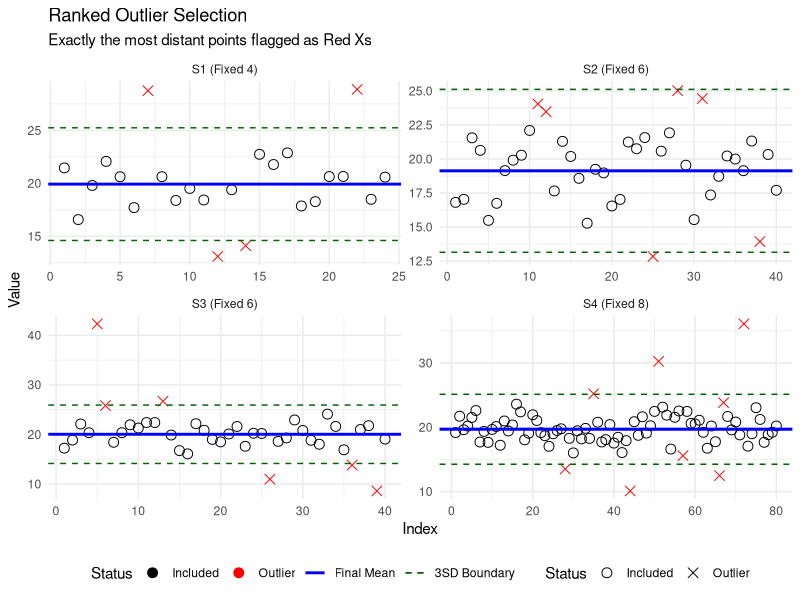

This chart was generated by the following R code:


if (!require("ggplot2")) install.packages("ggplot2")
if (!require("dplyr")) install.packages("dplyr")
library(ggplot2)
library(dplyr)

# --- 1. DATA ENTRY ---
s1 <- c(21.45377027, 16.57696716, 19.79551511, 22.06938602, 20.61887273, 17.70585979, 28.74612535, 20.62571719, 18.38100261, 19.51710592, 18.42543439, 13.09077742, 19.39311815, 14.11143168, 22.74059708, 21.77679126, 22.87676059, 17.86225908, 18.27024017, 20.63841348, 20.65038108, 28.87418638, 18.49014336, 20.58774293)
s2 <- c(16.81163256, 17.03464778, 21.55400705, 20.63570284, 15.48824866, 16.74535453, 19.14873664, 19.91236283, 20.27609595, 22.09716152, 24.04866520, 23.47648987, 17.65393535, 21.29476177, 20.18621752, 18.57852985, 15.28095298, 19.24368589, 18.98005591, 16.54914442, 17.03023002, 21.24478785, 20.75253182, 21.57413335, 12.83909492, 20.57645618, 21.92165042, 25.01754495, 19.54609907, 15.54577549, 24.44110848, 17.35674882, 18.72774350, 20.22043770, 19.99554643, 19.13958752, 21.32141417, 13.93766467, 20.33269498, 17.70217542)
s3 <- c(17.22956040, 18.86286086, 22.10660916, 20.34317271, 42.31264902, 25.82057630, 18.41410500, 20.34649474, 21.94089558, 21.29394188, 22.39554295, 22.39805575, 26.69307004, 19.87572175, 16.73891421, 16.08649209, 22.16448119, 20.84136740, 18.98891486, 18.50224649, 20.09286905, 21.60340814, 17.61338842, 20.24100120, 20.19028432, 10.97335752, 18.59875957, 19.29275480, 22.92002637, 20.80147600, 18.81468756, 18.02019679, 24.10008547, 21.61994415, 16.89897105, 13.81548718, 20.99336878, 21.77275475, 8.604239269, 19.06038127)
s4 <- c(19.18042957, 21.71749159, 19.61666344, 20.18745098, 21.53050232, 22.60367901, 17.70727123, 19.35960763, 17.65533026, 19.66025139, 20.11814431, 17.21345483, 20.98031838, 19.42862772, 20.36132827, 23.59698890, 22.39250108, 18.05151908, 19.07515691, 21.94474962, 21.05117270, 19.17068217, 18.69252997, 17.03938965, 18.99127504, 19.49766143, 19.76623147, 13.52209911, 18.28579352, 16.01600564, 19.45806974, 18.20009987, 19.83141585, 18.26836958, 25.21039150, 20.78515056, 17.71514366, 18.07806687, 20.42799296, 17.54121270, 18.45097379, 16.07049517, 17.92631321, 10.10545318, 20.87275078, 18.75027245, 21.63503257, 19.10120528, 20.24056563, 22.46659423, 30.25166202, 23.13016797, 21.88475387, 16.61331268, 21.55655809, 22.53305695, 15.59695619, 22.46639549, 20.61231564, 20.51396194, 21.09527901, 19.21820254, 16.74839347, 20.20443547, 17.75537656, 12.49402231, 23.82436168, 21.68249133, 19.59085990, 20.81836417, 18.81271648, 36.08617414, 17.06610654, 18.99292203, 23.04653855, 21.22061044, 17.66255430, 18.85750736, 19.22753070, 20.20421543)

# --- 2. RANKED OUTLIER FUNCTION ---
run_ranked_outliers <- function(data_vec, label, count) {
  # Initial Mean and SD of the whole set
  full_mean <- mean(data_vec)
  
  # Calculate absolute distance from mean for every point
  dist_from_mean <- abs(data_vec - full_mean)
  
  # Determine the cutoff distance for the Nth furthest point
  cutoff <- sort(dist_from_mean, decreasing = TRUE)[count]
  
  results <- data.frame(
    Index = 1:length(data_vec),
    Value = data_vec,
    # Flag only the points that are at or beyond the Nth furthest distance
    Status = ifelse(dist_from_mean >= cutoff, "Outlier", "Included"),
    Sample = label
  )
  
  # Final statistics based on the "Included" points
  clean_data <- results$Value[results$Status == "Included"]
  results$FinalMean <- mean(clean_data)
  results$FinalSD <- sd(clean_data)
  results$Status <- factor(results$Status, levels = c("Included", "Outlier"))
  
  return(results)
}

# --- 3. APPLY EXACT COUNTS ---
final_df <- bind_rows(
  run_ranked_outliers(s1, "S1 (Fixed 4)", 4),
  run_ranked_outliers(s2, "S2 (Fixed 6)", 6),
  run_ranked_outliers(s3, "S3 (Fixed 6)", 6),
  run_ranked_outliers(s4, "S4 (Fixed 8)", 8)
)

# --- 4. PLOTTING ---
ggplot(final_df, aes(x = Index, y = Value)) +
  geom_point(aes(color = Status, shape = Status), size = 3) +
  geom_hline(aes(yintercept = FinalMean, color = "Final Mean"), linewidth = 1) +
  geom_hline(aes(yintercept = FinalMean + (3 * FinalSD), color = "3SD Boundary"), linetype = "dashed") +
  geom_hline(aes(yintercept = FinalMean - (3 * FinalSD), color = "3SD Boundary"), linetype = "dashed") +
  facet_wrap(~Sample, scales = "free") +
  scale_color_manual(values = c("Included" = "black", "Outlier" = "red", 
                                "Final Mean" = "blue", "3SD Boundary" = "darkgreen")) + 
  scale_shape_manual(values = c("Included" = 1, "Outlier" = 4)) +
  labs(title = "Ranked Outlier Selection", 
       subtitle = "Exactly the most distant points flagged as Red Xs") +
  theme_minimal() + theme(legend.position = "bottom")

# Verification in console
table(final_df$Sample, final_df$Status)


